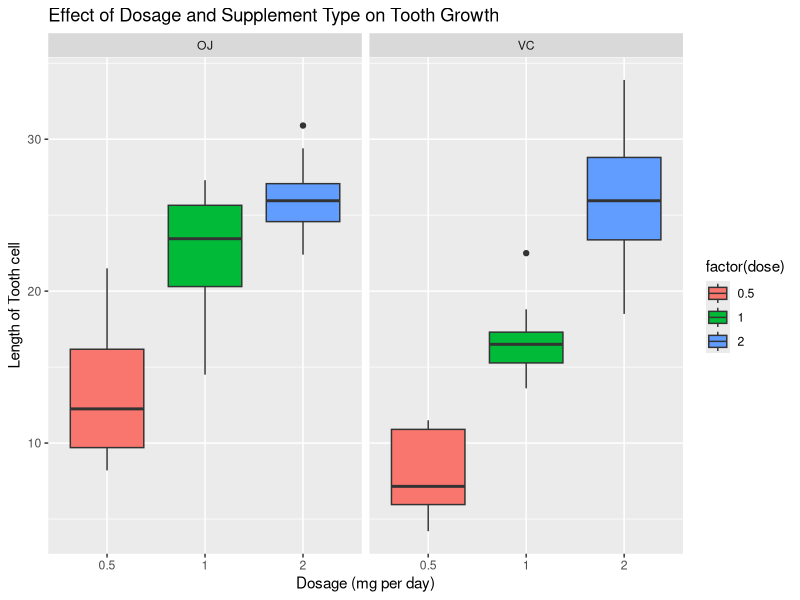

Write R code to recreate this figure.
## ---- chunk 1
knitr::opts_chunk$set(echo = TRUE)
library(ggplot2)
## ---- chunk 2
# Load the data
data(ToothGrowth)

head(ToothGrowth)
summary(ToothGrowth)
## ---- chunk 3
table(ToothGrowth$dose)

# Convert it to a factor
ToothGrowth$dose <- as.factor(ToothGrowth$dose)
## ---- chunk 4
aggregate(len~supp+dose, data=ToothGrowth, length)
## ---- chunk 5
plot <- ggplot(ToothGrowth, 
               aes(x=factor(dose),y=len,fill=factor(dose)))
plot + geom_boxplot(notch=F) + facet_grid(.~supp) +
     xlab("Dosage (mg per day)") +   
     ylab("Length of Tooth cell") +  
     ggtitle("Effect of Dosage and Supplement Type on Tooth Growth")
## ---- chunk 6
suppTest <- t.test(ToothGrowth[ToothGrowth$supp=="OJ",]$len, 
       ToothGrowth[ToothGrowth$supp=="VC",]$len, 
       paired = FALSE, 
       var.equal = FALSE)
suppTest
